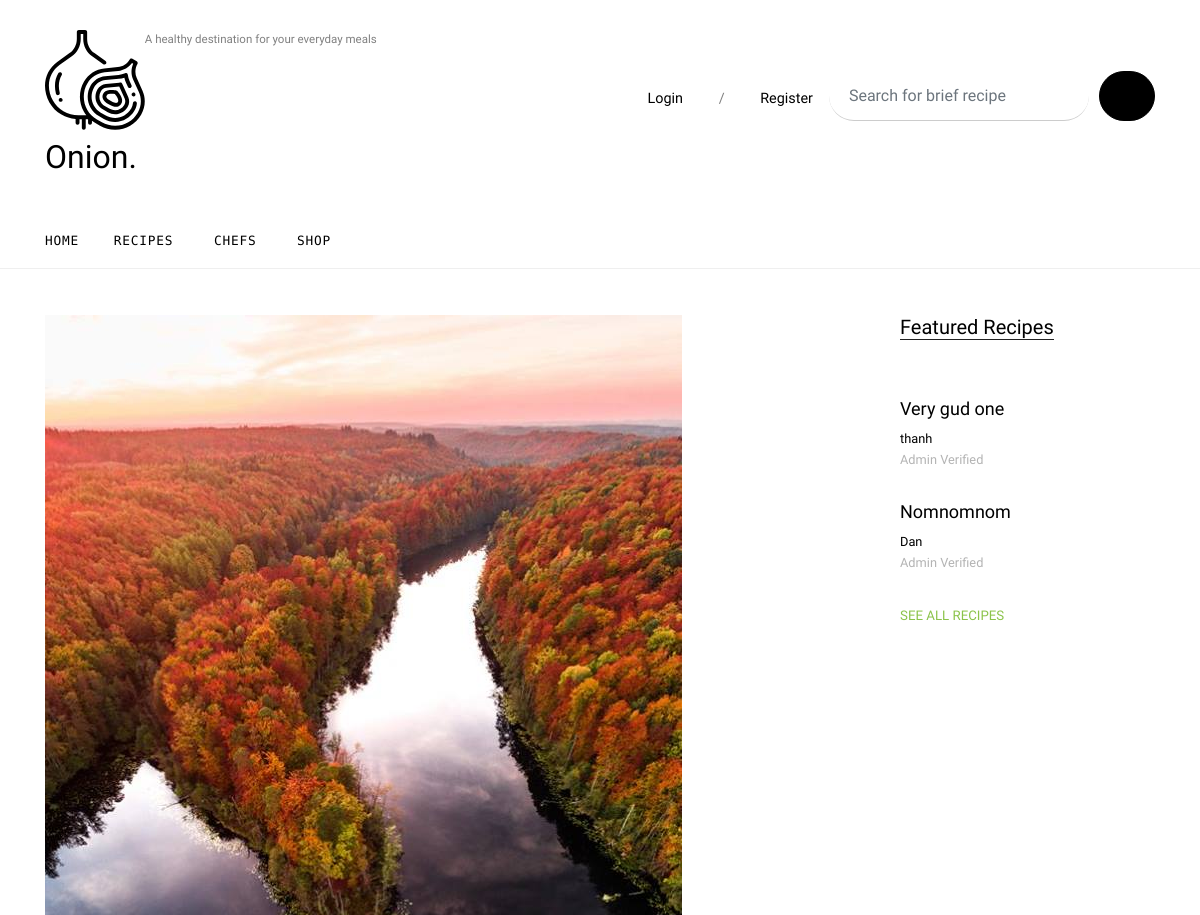
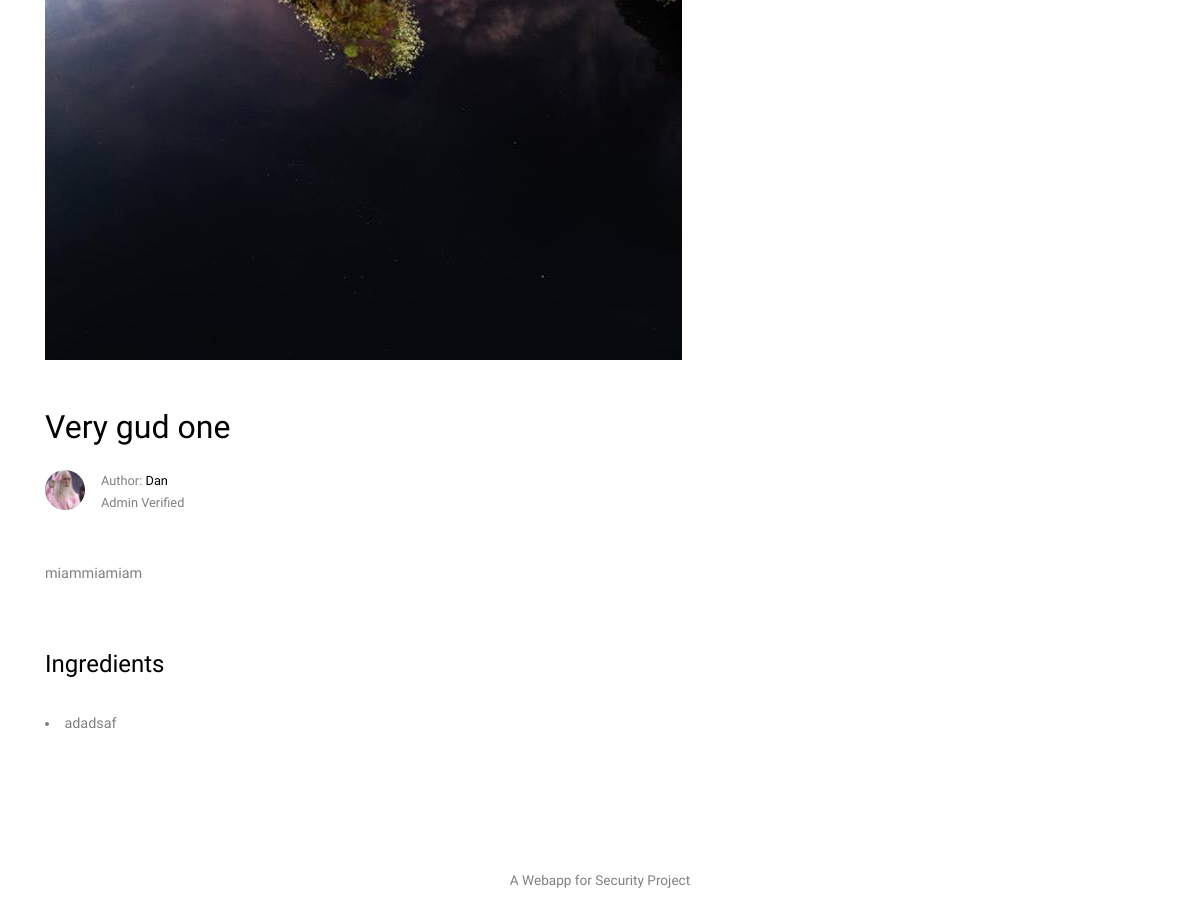
/recipe/3, run on the app's committed database (2 pictures, top to bottom).
### App/models.py (models this page shows, shortened)
class Recipe(db.Model):
    id = db.Column(db.Integer, primary_key=True)
    title = db.Column(db.String(255), nullable=False)
    description = db.Column(db.Text, nullable=False)
    time = db.Column(db.Integer, nullable=False)
    servings = db.Column(db.Integer, nullable=False)
    ingredients = db.Column(db.Text, nullable=False)
    image = db.Column(db.String(20), nullable=False, default="default.jpg")
    approval = db.Column(db.Integer, nullable=False)
    status = db.Column(db.String(12), nullable=False)
    saved = db.relationship('Saved', backref='saved_recipe', lazy=True)
    created_by = db.Column(db.Integer, db.ForeignKey('user.id'), nullable=False)

class User(db.Model):
    id = db.Column(db.Integer, primary_key=True)
    name = db.Column(db.Text, nullable=False)
    username = db.Column(db.String(20), unique=True, nullable=False)
    email = db.Column(db.String(120), unique=True, nullable=False)
    profile_pic = db.Column(db.String(20), nullable=False, default='default_user.jpg')
    password = db.Column(db.String(60), nullable=False)
    type = db.Column(db.String(10), nullable=False)
    designation = db.Column(db.Text, nullable=False)
    ingredient = db.relationship('Ingredient', backref='ing_creator', lazy=True)
    recipes = db.relationship('Recipe', backref='recipe_creator', lazy=True)

### App/routes.py (the view)
@app.route('/recipe/<int:recipe_id>')
def single_recipe(recipe_id):
    valid = PassiveControls.validation()
    if valid[0]:
        return redirect(url_for(f'{valid[2]}.recipes'))
    else:
        recipe = Recipe.query.get_or_404(recipe_id)
        featured = Recipe.query.filter_by(status=1 and 2)
        ingredient = recipe.ingredients.split(',')
        return render_template('unlogged/single.html', user=valid[3], recipe=recipe, featured=featured, ingredients=ingredient)

### Controls/PassiveControls.py (called while the page is built)
def validation():
    if "id" and "access" and "name" in session:
        return True, session['id'], session['access'], session['name']
    else:
        return False, "None", "None", "None"

### App/templates/unlogged/single.html
{% extends "unlogged/base.html" %}
{% block content %}
    <div class="site-section">
      <div class="container">
        <div class="row">
          <div class="col-lg-8 single-content">
            <p class="mb-5">
              <img src="{{ url_for('static', filename= 'images/' + recipe.image) }}" alt="Image" class="img-fluid">
            </p>
            <h1 class="mb-4">
              {{recipe.title}}
            </h1>
            <div class="post-meta d-flex mb-5">
              <div class="bio-pic mr-3">
                <img src="{{ url_for('static', filename= 'images/' + recipe.recipe_creator.profile_pic) }}" alt="Image" class="img-fluidid">
              </div>
              <div class="vcard">
                <span class="d-block">Author: <a href="{{ url_for('user.user_profile', user_id=recipe.recipe_creator.id ) }}">{{recipe.recipe_creator.name}}</a></span>
                <span class="read">
                    {% if recipe.approval < 0 %}
                        Not Verified <span class="mx-1">&bullet;</span>
                    {% elif recipe.approval > 0 %}
                        Admin Verified <span class="icon-star2"></span>
                    {% else %}
                        Rejected
                    {% endif %}</span>
              </div>
            </div>
            <p>{{recipe.description}}</p>
            <div class="pt-5">
                <h4 style="color: black">Ingredients</h4><br>
                {% for ingredient in ingredients %}
                    <li>{{ingredient}}</li>
                {% endfor %}
            </div>
          </div>
          <div class="col-lg-3 ml-auto">
            <div class="section-title">
              <h2>Featured Recipes</h2>
            </div>
              {% if featured %}
            {% for featured in featured %}
            <div class="trend-entry d-flex">
              <div class="trend-contents">
                <h2><a href="blog-single.html">{{featured.title}}</a></h2>
                <div class="post-meta">
                  <span class="d-block"><a href="{{ url_for('user.user_profile', user_id=featured.recipe_creator.id ) }}">{{featured.recipe_creator.name}}</a></span>
                  <span class="date-read">
                      {% if featured.approval < 0 %}
                        Not Verified <span class="mx-1">&bullet;</span>
                    {% elif featured.approval > 0 %}
                        Admin Verified <span class="icon-star2"></span>
                    {% else %}
                        Rejected
                    {% endif %}
                  </span>
                </div>
              </div>
            </div>
              {% else %}
              <p>There are no featured recipe at this moment</p>
            {% endfor %}
              {% endif %}
            <p>
              <a href="{{ url_for('user.recipes') }}" class="more">See All Recipes <span class="icon-keyboard_arrow_right"></span></a>
            </p>
          </div>
        </div>
      </div>
    </div>
{% endblock %}

### App/static/css/style.css (style rules this page uses)
html { overflow-x: hidden; }
body { line-height: 1.7; color: gray; font-weight: 300; font-size: .9rem; }
a { -webkit-transition: .3s all ease; -o-transition: .3s all ease; transition: .3s all ease; }
h1, h2, h3, h4, h5, .h1, .h2, .h3, .h4, .h5 { font-family: "Cabin", -apple-system, BlinkMacSystemFont, "Segoe UI", Roboto, "Helvetica Neue", Arial, sans-serif, "Apple Color Emoji", "Segoe UI Emoji", "Segoe UI Symbol", "Noto Color Emoji"; }
.site-section { padding: 2.5em 0; }
@media (min-width: 768px) { .site-section { padding: 7em 0; } }
.section-title { color: #000; margin-bottom: 50px; }
.section-title h2 { font-size: 20px; font-weight: 400; border-bottom: 1px solid #222; position: relative; display: inline-block; }
.section-title h2:before { position: absolute; content: ""; height: 1px; background: #777; }
.post-meta { font-size: .8rem; }
.post-meta a { color: #000; }
.bio-pic { -webkit-box-flex: 0; -ms-flex: 0 0 40px; flex: 0 0 40px; }
.bio-pic img { max-width: 100%; border-radius: 50%; }
.date-read { color: #b4b4b4; }
.trend-entry { margin-bottom: 30px; }
.trend-entry .trend-contents h2 { font-size: 18px; }
.trend-entry .trend-contents h2 a { color: #000; }
.more { color: #8bc34a; text-transform: uppercase; font-size: .83rem; }
.single-content h1 { font-size: 2rem; color: #000; }
.single-content { font-size: .9rem; }

### data on the page
Recipe: image (picture), title "Very gud one", description "miammiamiam", ingredients "adadsaf"
User: profile_pic (picture), recipe_creator.name "Dan"
Recipe: title "Very gud one", recipe_creator.name "thanh", approval "Admin Verified"
Recipe: title "Nomnomnom", recipe_creator.name "Dan", approval "Admin Verified"
